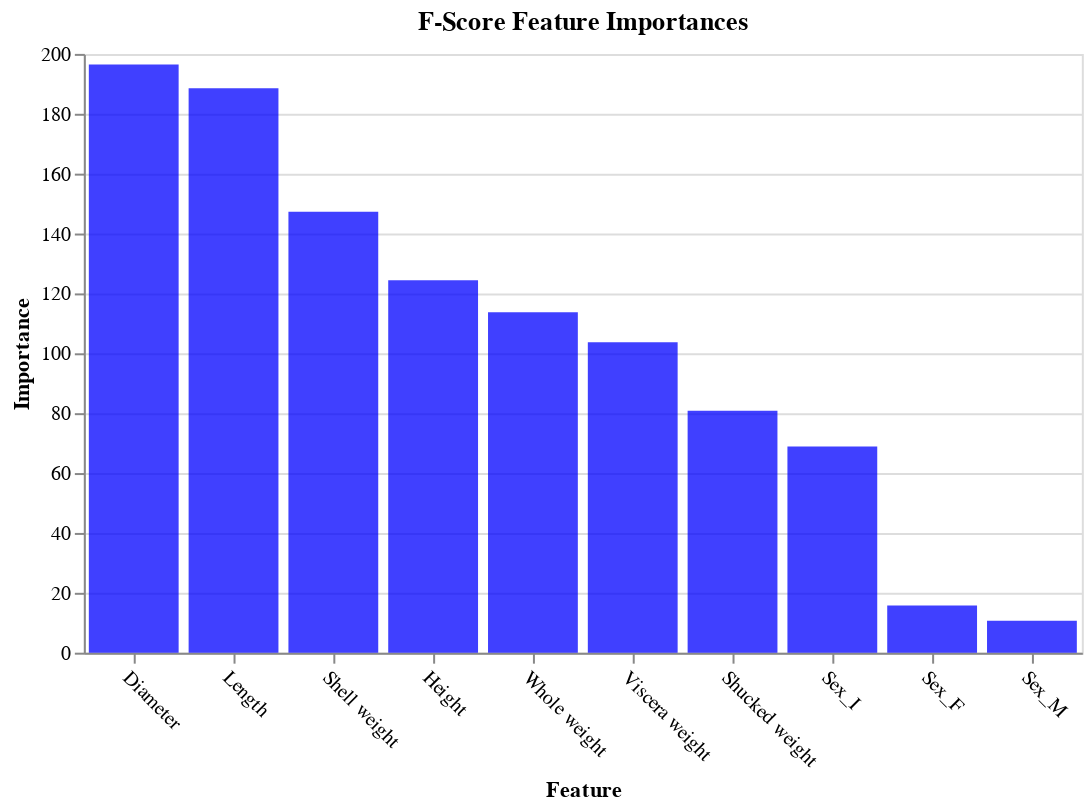

The cell this chart's notebook holds for it:
### Code cell
plot_imp(best_features_fscore, feature_importances_fscore, 'F-Score', 'blue')

### Figure 1 — Vega-Lite specification as saved in the notebook (floating-point values rounded to 4 significant figures)
{"config": {"view": {"continuousWidth": 400, "continuousHeight": 300}}, "data": {"name": "data-4435cb541caaa86b2e4940a86230d75b"}, "mark": {"type": "bar", "color": "blue", "opacity": 0.75}, "encoding": {"x": {"axis": {"labelAngle": 45}, "field": "features", "sort": null, "title": "Feature", "type": "nominal"}, "y": {"field": "importances", "title": "Importance", "type": "quantitative"}}, "title": "F-Score Feature Importances", "width": 500, "$schema": "https://vega.github.io/schema/vega-lite/v4.17.0.json", "datasets": {"data-4435cb541caaa86b2e4940a86230d75b": [{"features": "Diameter", "importances": 196.4}, {"features": "Length", "importances": 188.5}, {"features": "Shell weight", "importances": 147.2}, {"features": "Height", "importances": 124.4}, {"features": "Whole weight", "importances": 113.7}, {"features": "Viscera weight", "importances": 103.7}, {"features": "Shucked weight", "importances": 80.8}, {"features": "Sex_I", "importances": 68.87}, {"features": "Sex_F", "importances": 15.78}, {"features": "Sex_M", "importances": 10.63}]}}
